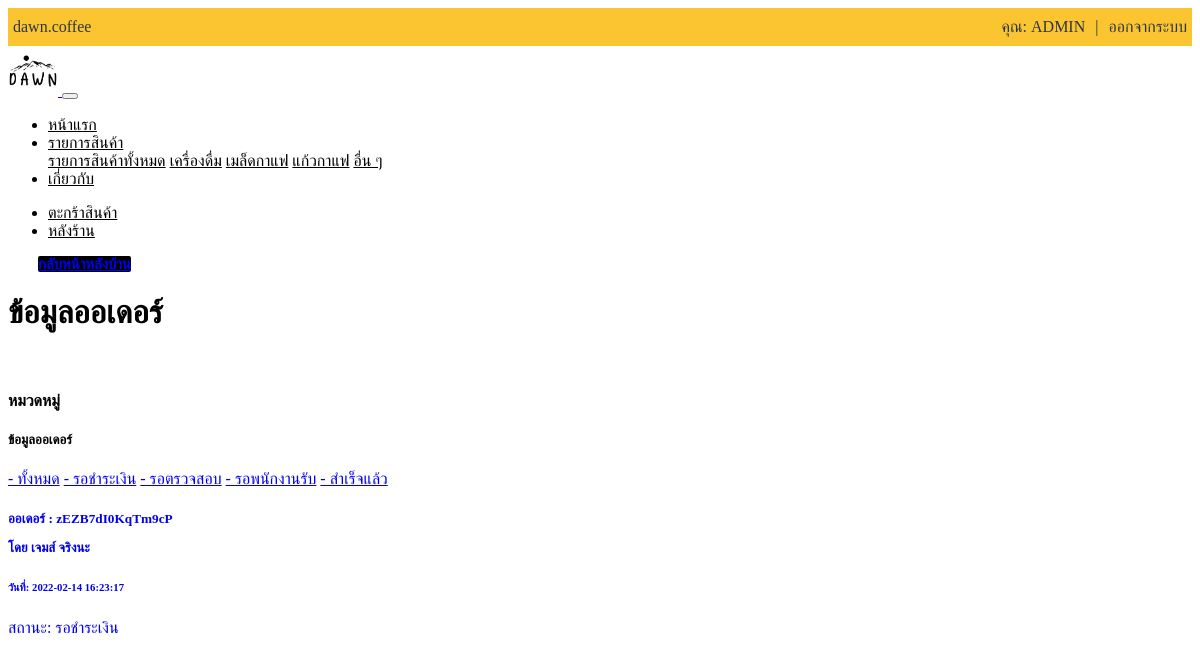
The app's page /admin/admin_data.php (signed in), older data.
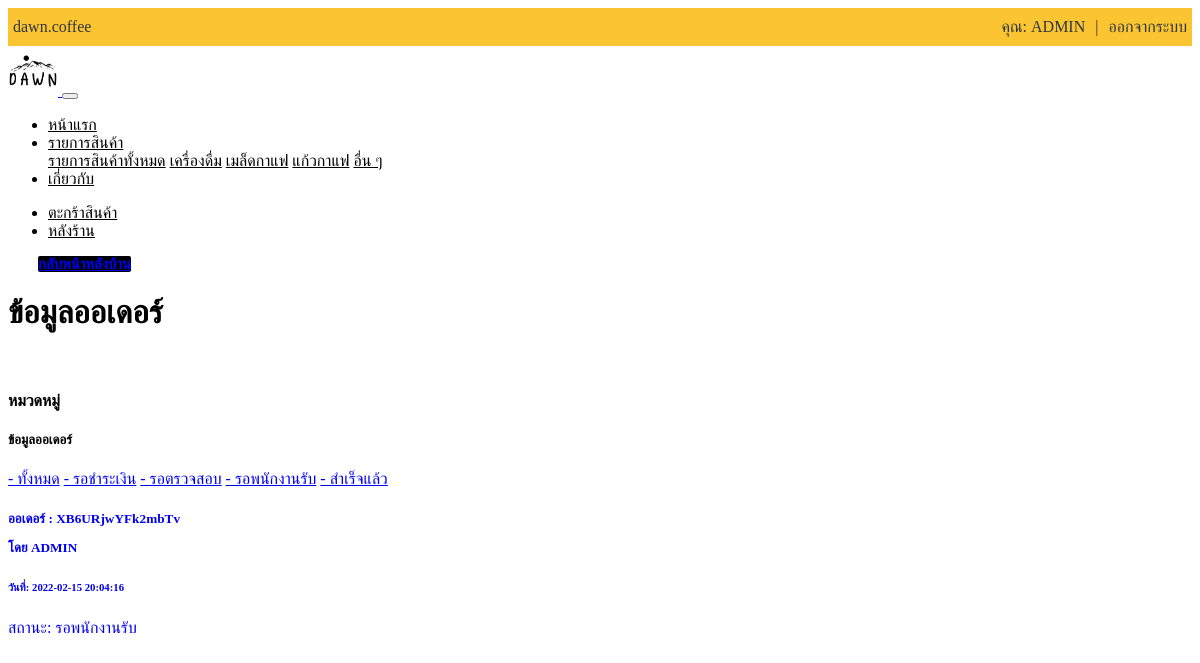
The same page, newer data.
### tables this page shows
CREATE TABLE `account` (
  `acc_id` int(5) NOT NULL,
  `acc_name` varchar(255) NOT NULL,
  `acc_password` varchar(255) NOT NULL,
  `acc_email` varchar(255) NOT NULL,
  `acc_address` varchar(255) NOT NULL,
  `acc_phone` varchar(255) NOT NULL,
  `acc_status` varchar(255) NOT NULL
);

CREATE TABLE `orders` (
  `order_id` int(5) NOT NULL,
  `order_date` datetime NOT NULL,
  `order_name` text NOT NULL,
  `order_address` text NOT NULL,
  `order_email` text NOT NULL,
  `order_tal` text NOT NULL,
  `order_key` text NOT NULL,
  `status` text NOT NULL,
  `order_track` text NOT NULL,
  `order_shiping` text NOT NULL
);

### admin/orders/order_all.php (the view)
<?php
    include_once('config.inc.php');
    $result = mysqli_query($conn,"SELECT * FROM orders ORDER BY order_id asc");
    while($row = mysqli_fetch_array($result)){
        echo '
        <a href="?page=orders&&OrderID='.$row["order_id"].'" class="text-dark" style="text-decoration:none">
            <div class="card mx-auto" style="">
            <div class="card-body">
                <h5 class="card-title">ออเดอร์ : '.$row["order_key"].' <p> โดย '.$row["order_name"].'</p> </h5>
                <h6 class="card-subtitle mb-2 text-muted">วันที่: '.$row["order_date"].'</h6>
                <p class="card-text">สถานะ: '.$row["status"].'</p>
            </div>
            </div>
        </a> ';
    }
?>

### include/navbar.php (shortened to what this page needs)
<div class="acc-nav">
<ul class="ul-acc-nav">
  <div class="container">
  <li><a href="#"> <i class="fab fa-instagram"></i> dawn.coffee</a></li>
  <?php
      if(isset($_SESSION['auth-id'])){
        include('config.inc.php');
        $sql = "SELECT * FROM account WHERE acc_id='".$_SESSION["auth-id"]."' ";
        $result = mysqli_query($conn, $sql);
        $row = mysqli_fetch_array($result);
        extract($row);
  ?>
  <li style="float:right"><a href="?page=logout">ออกจากระบบ</a></li>
  <li style="float:right" ><a style="color: #2f3640;">|</a></li>
  <li style="float:right" ><a href="?page=profile">คุณ: <?=$acc_name?></a></li>
  <?php }?>
  </div>
</ul>
</div>
<nav class="navbar navbar-expand-md navbar-light bg-c-light">
  <div class="container">
  <a class="navbar-brand" href="?page=home">
    <img src="dist/img/logo_dawn.png" alt="logo" width="50px">
  </a>
  <button class="navbar-toggler" type="button" data-toggle="collapse" data-target="#navbarSupportedContent" aria-controls="navbarSupportedContent" aria-expanded="false" aria-label="Toggle navigation">
  </button>
  <div class="collapse navbar-collapse" id="navbarSupportedContent">
    <ul class="navbar-nav mr-auto">
      <li class="nav-item">
        <a class="nav-link" href="?page=home">หน้าแรก</a>
      </li>
      <li class="nav-item dropdown">
        <a class="nav-link dropdown-toggle" href="#" id="navbarDropdown" role="button" data-toggle="dropdown" aria-haspopup="true" aria-expanded="false">
          รายการสินค้า
        </a>
        <div class="dropdown-menu" aria-labelledby="navbarDropdown">
          <a class="dropdown-item" href="?page=allproduct">รายการสินค้าทั้งหมด</a>
          <a class="dropdown-item" href="?page=drink">เครื่องดื่ม</a>
          <a class="dropdown-item" href="?page=bean">เมล็ดกาแฟ</a>
          <a class="dropdown-item" href="?page=mug">แก้วกาแฟ</a>
          <a class="dropdown-item" href="?page=more">อื่น ๆ</a>
        </div>
      </li>
      <li class="nav-item">
        <a class="nav-link" href="#">เกี่ยวกับ</a>
      </li>
    </ul>
    <ul class="navbar-nav ml-auto">
            <?php
              if(isset($_SESSION['auth-id'])){
            ?>
        <li class="nav-item">
            <a class="nav-link" href="?page=cart"><i class="fas fa-shopping-cart"></i> ตะกร้าสินค้า</a>
        </li>
        <?php }?>
        <?php
        $nav_status = isset($_SESSION['auth-status']) ? $_SESSION['auth-status'] : '';
        if($nav_status == "admin"){
        echo'
            <li class="nav-item ">
                <a class="nav-link" href="?page=admin">หลังร้าน</a>
            </li>
            ';
        }
        ?>
    </ul>
  </div>
  </div>
</nav>

### admin/admin_data.php (shortened to what this page needs)
<?php
include_once('include/navbar.php');
$check_admin = isset($_SESSION['auth-status']) ? $_SESSION['auth-status'] : '';
if($check_admin == 'admin' ){
?>
<div class="container">
<a href="?page=admin" class="btn btn-primary btn-block btn-back">กลับหน้าหลังบ้าน</a><br>
<h1 class="text-center">ข้อมูลออเดอร์</h1>
<br>
<div class="container-fluid">
	<div class="row">
		<div class="col-md-2">
            <h4>หมวดหมู่</h4>
            <div class="list-group list-group-flush">
            <h5>ข้อมูลออเดอร์</h5>
            <a href="?page=admin_data&&list_order=ทั้งหมด" class="list-group-item list-group-item-action">- ทั้งหมด</a>
            <a href="?page=admin_data&&list_order=รอชำระเงิน" class="list-group-item list-group-item-action">- รอชำระเงิน</a>
            <a href="?page=admin_data&&list_order=รอตรวจสอบ" class="list-group-item list-group-item-action">- รอตรวจสอบ</a>
            <a href="?page=admin_data&&list_order=รอพนักงานรับ" class="list-group-item list-group-item-action">- รอพนักงานรับ</a>
            <a href="?page=admin_data&&list_order=สำเร็จแล้ว" class="list-group-item list-group-item-action">- สำเร็จแล้ว</a>
            </div>
		</div>
		<div class="col-md-10">
            <?php
            $current_page = isset($_GET['list_order']) ? $_GET['list_order'] : 'ทั้งหมด' ;
            switch ($current_page) {
                case ('ทั้งหมด'):
                    include_once 'admin/orders/order_all.php';
                    break;
            };
            ?>
		</div>
	</div>
</div>
</div>
<?php }else {
    header('Location: ?page=home');
}?>

### include/navbar.php (style rules this page uses)
.ul-acc-nav { list-style-type: none; margin: 0; padding: 0; overflow: hidden; background-color: #fbc531; }
.ul-acc-nav li { float: left; }
.ul-acc-nav li a { display: block; color: #2f3640; text-align: center; padding: 10px 5px; text-decoration: none; }
.bg-c-light { background-color: white; }
.navbar-nav a { color: black !important; }

### admin/admin_data.php (style rules this page uses)
.btn-back { max-width: 150px; border-radius: 2px; font-size: 15px; font-weight: bold; background-color: black; border: 1px black; margin-top:30px; margin-right:auto; margin-left:30px; }

Row changes from the older to the newer data that the page shows:
removed orders: order_key "zEZB7dI0KqTm9cP", order_name "เจมส์ จริงนะ", order_date "2022-02-14 16:23:17", status "รอชำระเงิน"
added orders: order_key "XB6URjwYFk2mbTv", order_name "ADMIN", order_date "2022-02-15 20:04:16", status "รอพนักงานรับ"
